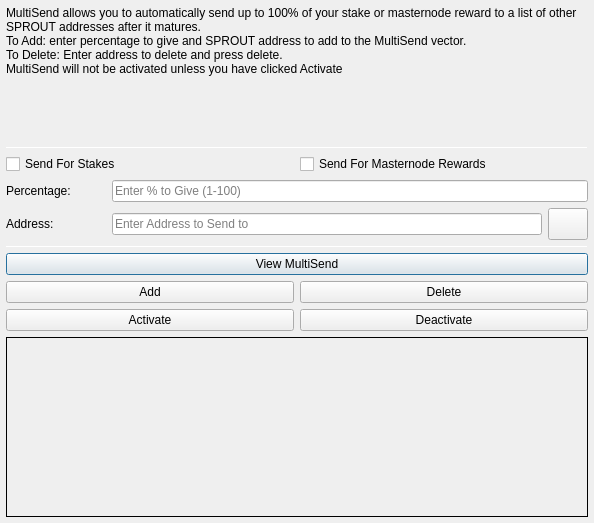
<?xml version="1.0" encoding="UTF-8"?>
<ui version="4.0">
 <class>MultiSendDialog</class>
 <widget class="QDialog" name="MultiSendDialog">
  <property name="windowModality">
   <enum>Qt::NonModal</enum>
  </property>
  <property name="geometry">
   <rect>
    <x>0</x>
    <y>0</y>
    <width>594</width>
    <height>523</height>
   </rect>
  </property>
  <property name="windowTitle">
   <string>MultiSend</string>
  </property>
  <layout class="QVBoxLayout" name="verticalLayout" stretch="0">
   <property name="leftMargin">
    <number>6</number>
   </property>
   <property name="topMargin">
    <number>6</number>
   </property>
   <property name="rightMargin">
    <number>6</number>
   </property>
   <property name="bottomMargin">
    <number>6</number>
   </property>
   <item>
    <layout class="QVBoxLayout" name="verticalLayout_Main" stretch="1,1,1,1,1,1">
     <item>
      <widget class="QLabel" name="label_2">
       <property name="lineWidth">
        <number>1</number>
       </property>
       <property name="text">
        <string>MultiSend allows you to automatically send up to 100% of your stake or masternode reward to a list of other SPROUT addresses after it matures.
To Add: enter percentage to give and SPROUT address to add to the MultiSend vector.
To Delete: Enter address to delete and press delete.
MultiSend will not be activated unless you have clicked Activate</string>
       </property>
       <property name="alignment">
        <set>Qt::AlignLeading|Qt::AlignLeft|Qt::AlignTop</set>
       </property>
       <property name="wordWrap">
        <bool>true</bool>
       </property>
      </widget>
     </item>
     <item>
      <widget class="Line" name="line">
       <property name="minimumSize">
        <size>
         <width>0</width>
         <height>1</height>
        </size>
       </property>
       <property name="maximumSize">
        <size>
         <width>16777215</width>
         <height>1</height>
        </size>
       </property>
       <property name="orientation">
        <enum>Qt::Horizontal</enum>
       </property>
      </widget>
     </item>
     <item>
      <layout class="QVBoxLayout" name="verticalLayout_Settings">
       <item>
        <layout class="QHBoxLayout" name="horizontalLayout">
         <item>
          <widget class="QCheckBox" name="multiSendStakeCheckBox">
           <property name="text">
            <string>Send For Stakes</string>
           </property>
          </widget>
         </item>
         <item>
          <widget class="QCheckBox" name="multiSendMasternodeCheckBox">
           <property name="text">
            <string>Send For Masternode Rewards</string>
           </property>
          </widget>
         </item>
        </layout>
       </item>
       <item>
        <layout class="QHBoxLayout" name="horizontalLayout_6">
         <item>
          <widget class="QLabel" name="label">
           <property name="minimumSize">
            <size>
             <width>100</width>
             <height>0</height>
            </size>
           </property>
           <property name="toolTip">
            <string>Percentage of stake to send</string>
           </property>
           <property name="text">
            <string>Percentage:</string>
           </property>
          </widget>
         </item>
         <item>
          <widget class="QLineEdit" name="multiSendPercentEdit">
           <property name="toolTip">
            <string>Enter whole numbers 1 - 100</string>
           </property>
           <property name="placeholderText">
            <string>Enter % to Give (1-100)</string>
           </property>
          </widget>
         </item>
        </layout>
       </item>
       <item>
        <layout class="QHBoxLayout" name="horizontalLayout_7">
         <item>
          <widget class="QLabel" name="label_5">
           <property name="minimumSize">
            <size>
             <width>100</width>
             <height>0</height>
            </size>
           </property>
           <property name="toolTip">
            <string>Address to send portion of stake to</string>
           </property>
           <property name="text">
            <string>Address:</string>
           </property>
          </widget>
         </item>
         <item>
          <widget class="QLineEdit" name="multiSendAddressEdit">
           <property name="toolTip">
            <string/>
           </property>
           <property name="placeholderText">
            <string>Enter Address to Send to</string>
           </property>
          </widget>
         </item>
         <item>
          <widget class="QPushButton" name="addressBookButton">
           <property name="maximumSize">
            <size>
             <width>16777215</width>
             <height>32</height>
            </size>
           </property>
           <property name="toolTip">
            <string>Choose an address from the address book</string>
           </property>
           <property name="text">
            <string/>
           </property>
           <property name="icon">
            <iconset resource="../sprout.qrc">
             <normaloff>:/icons/address-book</normaloff>:/icons/address-book</iconset>
           </property>
           <property name="shortcut">
            <string>Alt+A</string>
           </property>
           <property name="autoDefault">
            <bool>false</bool>
           </property>
          </widget>
         </item>
        </layout>
       </item>
      </layout>
     </item>
     <item>
      <widget class="Line" name="line_2">
       <property name="minimumSize">
        <size>
         <width>0</width>
         <height>1</height>
        </size>
       </property>
       <property name="maximumSize">
        <size>
         <width>16777215</width>
         <height>1</height>
        </size>
       </property>
       <property name="orientation">
        <enum>Qt::Horizontal</enum>
       </property>
      </widget>
     </item>
     <item>
      <layout class="QVBoxLayout" name="verticalLayout_Buttons">
       <item>
        <layout class="QHBoxLayout" name="horizontalLayout_4">
         <item>
          <widget class="QPushButton" name="viewButton">
           <property name="toolTip">
            <string/>
           </property>
           <property name="statusTip">
            <string>View MultiSend Vector</string>
           </property>
           <property name="text">
            <string>View MultiSend</string>
           </property>
          </widget>
         </item>
        </layout>
       </item>
       <item>
        <layout class="QHBoxLayout" name="horizontalLayout_2">
         <item>
          <widget class="QPushButton" name="addButton">
           <property name="toolTip">
            <string/>
           </property>
           <property name="statusTip">
            <string>Add to MultiSend Vector</string>
           </property>
           <property name="text">
            <string>Add</string>
           </property>
          </widget>
         </item>
         <item>
          <widget class="QPushButton" name="deleteButton">
           <property name="toolTip">
            <string/>
           </property>
           <property name="statusTip">
            <string>Delete Address From MultiSend Vector</string>
           </property>
           <property name="text">
            <string>Delete</string>
           </property>
          </widget>
         </item>
        </layout>
       </item>
       <item>
        <layout class="QHBoxLayout" name="horizontalLayout_5">
         <item>
          <widget class="QPushButton" name="activateButton">
           <property name="statusTip">
            <string>Activate MultiSend</string>
           </property>
           <property name="text">
            <string>Activate</string>
           </property>
          </widget>
         </item>
         <item>
          <widget class="QPushButton" name="disableButton">
           <property name="statusTip">
            <string>Deactivate MultiSend</string>
           </property>
           <property name="text">
            <string>Deactivate</string>
           </property>
          </widget>
         </item>
        </layout>
       </item>
      </layout>
     </item>
     <item>
      <widget class="QLabel" name="message">
       <property name="minimumSize">
        <size>
         <width>0</width>
         <height>180</height>
        </size>
       </property>
       <property name="frameShape">
        <enum>QFrame::Panel</enum>
       </property>
       <property name="frameShadow">
        <enum>QFrame::Plain</enum>
       </property>
       <property name="lineWidth">
        <number>1</number>
       </property>
       <property name="midLineWidth">
        <number>1</number>
       </property>
       <property name="text">
        <string/>
       </property>
       <property name="alignment">
        <set>Qt::AlignLeading|Qt::AlignLeft|Qt::AlignTop</set>
       </property>
       <property name="wordWrap">
        <bool>true</bool>
       </property>
      </widget>
     </item>
    </layout>
   </item>
  </layout>
 </widget>
 <resources>
  <include location="../sprout.qrc"/>
 </resources>
 <connections/>
</ui>
